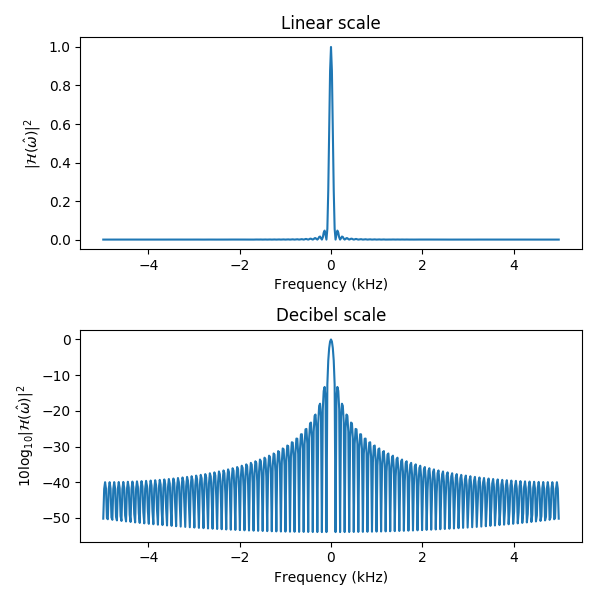

Write Python code to recreate this figure.
import numpy as n
import matplotlib.pyplot as plt

# Calculate the DTFT of signal x using zero-padded FFT
# at N evenly spaced points between -\pi and \pi
def dft_dtft(x,N,sample_rate=1e3):
    # fftshift shifts the frequencies so that we obtain
    # normalized angular frequency between -\pi to \pi
    # instead of 0 to 2\pi.
    X=n.fft.fftshift(n.fft.fft(x,N))
    # normalized angular frequency step
    dom=2.0*n.pi/N
    # normalized angular frequencies
    freqs=n.fft.fftshift(n.fft.fftfreq(N,d=1.0/sample_rate))
    return(X,freqs)

# signal (FIR filter coefficients)
h=n.repeat(1.0/100.0,100)
sample_rate=10e3
H,freqs=dft_dtft(h,501,sample_rate)

plt.figure(figsize=(6,6))
plt.subplot(211)
plt.plot(freqs/1e3,n.abs(H)**2.0)
plt.title("Linear scale")
plt.ylabel("$|\mathcal{H}(\hat{\omega})|^2$")
plt.xlabel("Frequency (kHz)")
plt.subplot(212)
plt.plot(freqs/1e3,10.0*n.log10(n.abs(H)**2.0))
plt.title("Decibel scale")
plt.ylabel("$10 \log_{10}|\mathcal{H}(\hat{\omega})|^2$")
plt.xlabel("Frequency (kHz)")
plt.tight_layout()
plt.savefig("db_scale.png")
plt.show()
